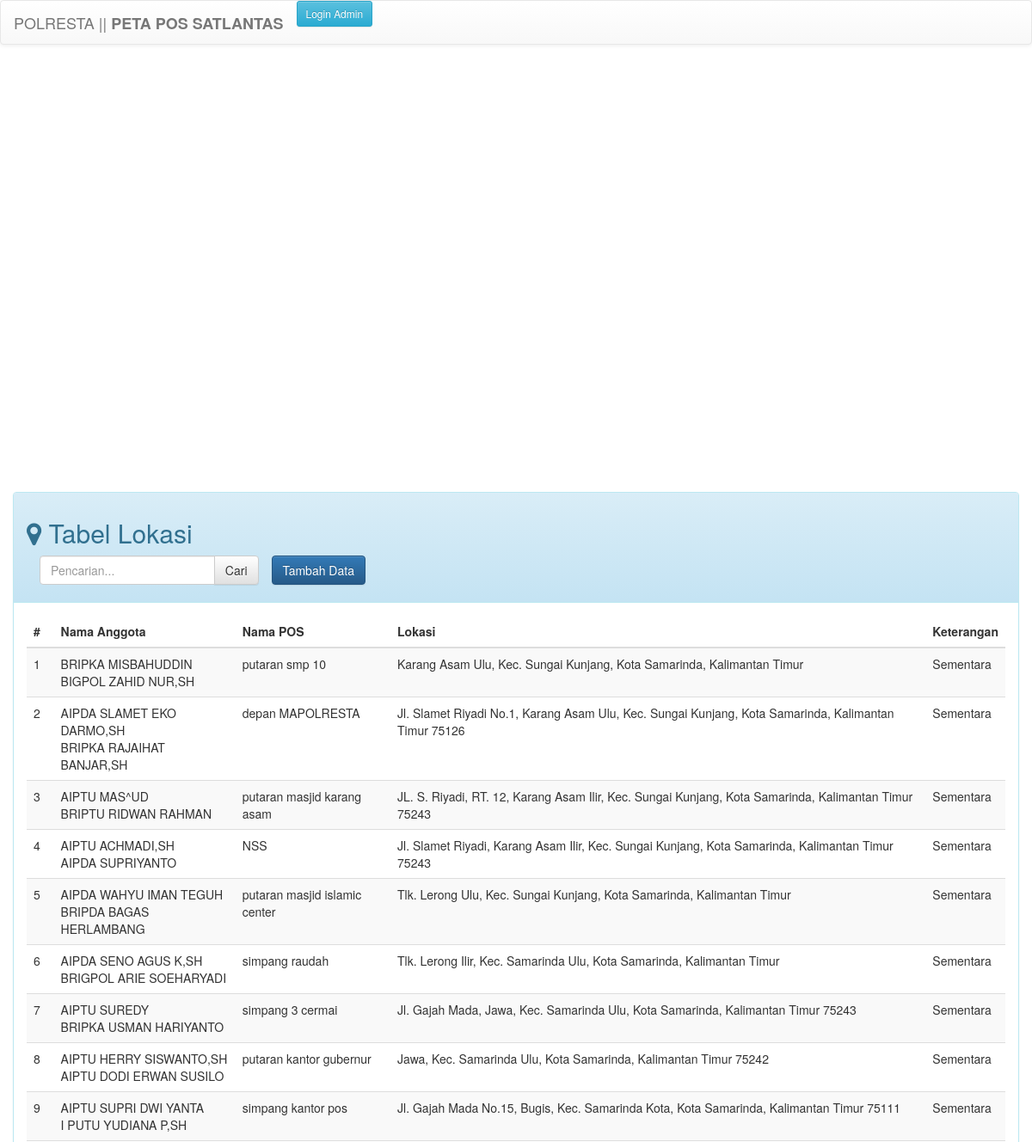
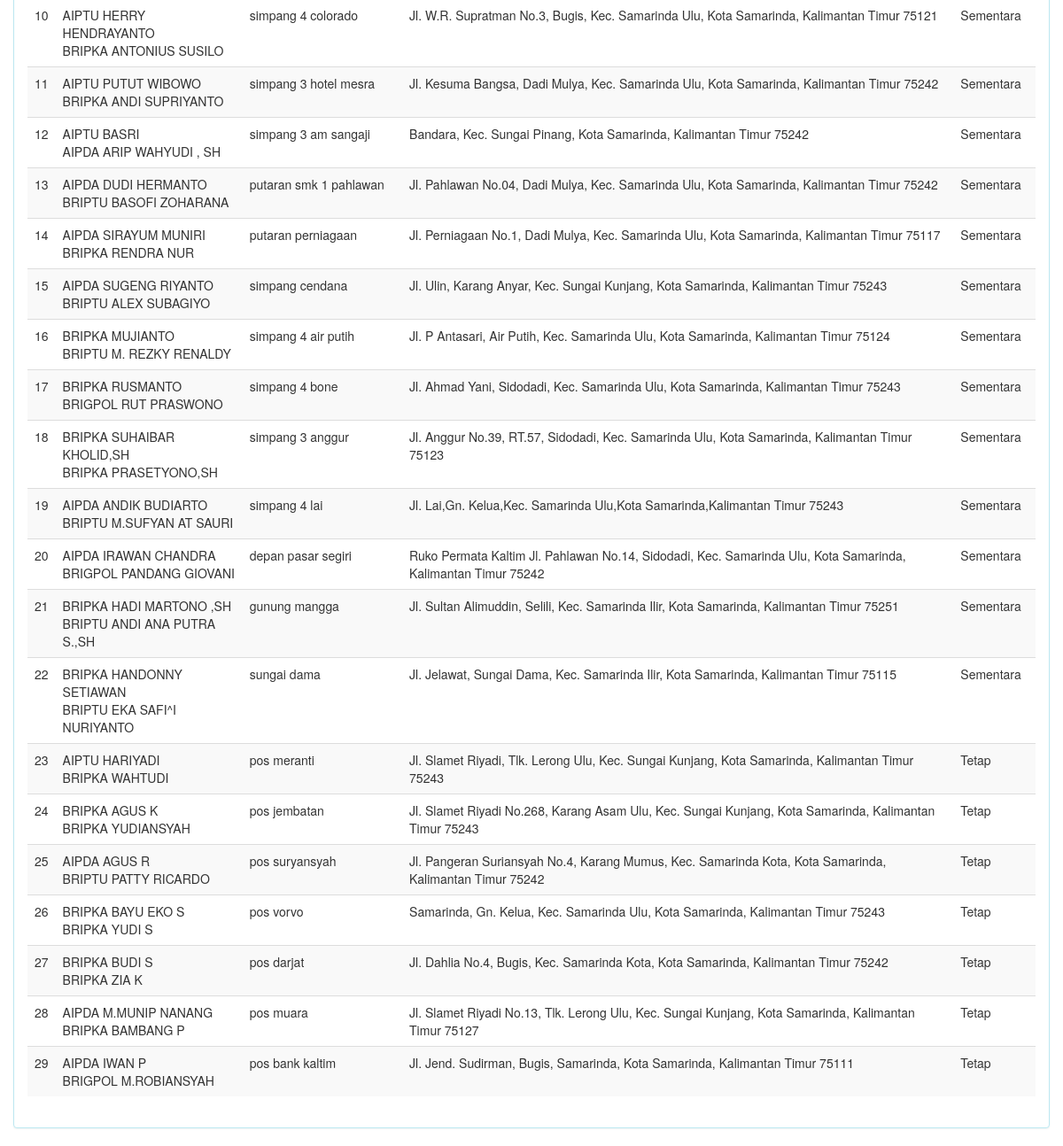
The page / on the database its author committed (2 pictures, top to bottom).
### tables this page shows
CREATE TABLE `tbl_pol` (
  `id` int(25) NOT NULL,
  `nama1` varchar(100) NOT NULL,
  `nama2` varchar(100) NOT NULL,
  `nama3` varchar(100) NOT NULL,
  `lat` varchar(30) NOT NULL,
  `lng` varchar(30) NOT NULL,
  `lokasi` text NOT NULL,
  `keterangan` varchar(100) NOT NULL
);

### index.php (called while the page is built)
<?php
include_once "koneksi.php";
include_once "halaman_utama.php";
?>

### halaman_utama.php (the view, shortened to what this page needs)
<?php
include_once "koneksi.php";
$tampil = mysqli_query($conn, "SELECT*FROM tbl_pol");
?>
<!DOCTYPE html>
<html lang="en">
<head>
  <link rel="stylesheet" href="https://maxcdn.bootstrapcdn.com/bootstrap/3.3.7/css/bootstrap.min.css">
  <link rel="stylesheet" href="https://maxcdn.bootstrapcdn.com/bootstrap/3.3.7/css/bootstrap-theme.min.css">
  <link rel="stylesheet" href="https://cdnjs.cloudflare.com/ajax/libs/font-awesome/4.7.0/css/font-awesome.min.css">
  <link rel="stylesheet" href="custom.css">
</head>
<body>
  <nav class="navbar navbar-default">
    <div class="container-fluid">
      <div class="navbar-header">
        <a class="navbar-brand" href="#">POLRESTA ||<b> PETA POS SATLANTAS</b></a>
        <a class="btn btn-info btn-sm" href="login.php">Login Admin</a>
      </div>
      <div class="collapse navbar-collapse" id="myNavbar">
      </div>
    </div>
  </nav>
  <div class="container-fluid">
    <div class="row">
      <div class="col-md-12">
        <div id="map" style="height:500px;"></div>
      </div>
      <div class="col-md-12">
        <div class="panel panel-info">
          <div class="panel-heading">
            <h2><i class="fa fa-map-marker"></i> Tabel Lokasi</h2>
            <form action="" method="POST">
              <div class="col-lg-3">
                <div class="input-group">
                  <input type="text" class="form-control" placeholder="Pencarian..." name="keyword" autofocus autocomplete="off">
                  <span class="input-group-btn">
                    <button class="btn btn-default" type="submit" name="cari">Cari</button>
                  </span>
                </div>
              </div>
            </form>
            <h5><a class="btn btn-primary" data-target='#modal-add' data-toggle='modal'>Tambah Data</a></h5>
          </div>
          <div class="panel-body">
            <div class="table-responsive">
              <table class="table table-striped">
                <thead>
                  <tr>
                    <th>#</th>
                    <th>Nama Anggota </th>
                    <th>Nama POS</th>
                    <th>Lokasi</th>
                    <th>Keterangan</th>
                  </tr>
                </thead>
                <tbody>
                  <?php $i = 1; ?>
                  <?php foreach ($tampil as $row) : ?>
                    <tr>
                      <td><?= $i; ?></td>
                      <td><?php echo ($row['nama1']); ?> <br> <?php echo ($row['nama2']); ?></td>
                      <td><?php echo ($row['nama3']); ?></td>
                      <td><?php echo ($row['lokasi']); ?></td>
                      <td><?php echo ($row['keterangan']); ?></td>
                    </tr>
                    <?php $i++; ?>
                  <?php endforeach; ?>
                </tbody>
              </table>
            </div>
          </div>
        </div>
      </div>
    </div>
  </div>
</body>
</html>

### Pos/custom.css (style rules this page uses)
#map { width: 100%; height: 400px; }

### rows shown on the page
tbl_pol: nama1 "BRIPKA MISBAHUDDIN", nama2 "BIGPOL ZAHID NUR,SH", nama3 "putaran smp 10", lokasi "Karang Asam Ulu, Kec. Sungai Kunjang, Kota Samarinda, Kalimantan Timur", keterangan "Sementara"
tbl_pol: nama1 "AIPDA SLAMET EKO DARMO,SH", nama2 "BRIPKA RAJAIHAT BANJAR,SH", nama3 "depan MAPOLRESTA", lokasi "Jl. Slamet Riyadi No.1, Karang Asam Ulu, Kec. Sungai Kunjang, Kota Samarinda, Kalimantan Timur 75126", keterangan "Sementara"
tbl_pol: nama1 "AIPTU MAS^UD", nama2 "BRIPTU RIDWAN RAHMAN", nama3 "putaran masjid karang asam", lokasi "JL. S. Riyadi, RT. 12, Karang Asam Ilir, Kec. Sungai Kunjang, Kota Samarinda, Kalimantan Timur 75243", keterangan "Sementara"
tbl_pol: nama1 "AIPTU ACHMADI,SH", nama2 "AIPDA SUPRIYANTO", nama3 "NSS", lokasi "Jl. Slamet Riyadi, Karang Asam Ilir, Kec. Sungai Kunjang, Kota Samarinda, Kalimantan Timur 75243", keterangan "Sementara"
tbl_pol: nama1 "AIPDA WAHYU IMAN TEGUH", nama2 "BRIPDA BAGAS HERLAMBANG", nama3 "putaran masjid islamic center", lokasi "Tlk. Lerong Ulu, Kec. Sungai Kunjang, Kota Samarinda, Kalimantan Timur", keterangan "Sementara"
tbl_pol: nama1 "AIPDA SENO AGUS K,SH", nama2 "BRIGPOL ARIE SOEHARYADI", nama3 "simpang raudah", lokasi "Tlk. Lerong Ilir, Kec. Samarinda Ulu, Kota Samarinda, Kalimantan Timur", keterangan "Sementara"
tbl_pol: nama1 "AIPTU SUREDY", nama2 "BRIPKA USMAN HARIYANTO", nama3 "simpang 3 cermai", lokasi "Jl. Gajah Mada, Jawa, Kec. Samarinda Ulu, Kota Samarinda, Kalimantan Timur 75243", keterangan "Sementara"
tbl_pol: nama1 "AIPTU HERRY SISWANTO,SH", nama2 "AIPTU DODI ERWAN SUSILO", nama3 "putaran kantor gubernur", lokasi "Jawa, Kec. Samarinda Ulu, Kota Samarinda, Kalimantan Timur 75242", keterangan "Sementara"
tbl_pol: nama1 "AIPTU SUPRI DWI YANTA", nama2 "I PUTU YUDIANA P,SH", nama3 "simpang kantor pos", lokasi "Jl. Gajah Mada No.15, Bugis, Kec. Samarinda Kota, Kota Samarinda, Kalimantan Timur 75111", keterangan "Sementara"
tbl_pol: nama1 "AIPTU HERRY HENDRAYANTO", nama2 "BRIPKA ANTONIUS SUSILO", nama3 "simpang 4 colorado", lokasi "Jl. W.R. Supratman No.3, Bugis, Kec. Samarinda Ulu, Kota Samarinda, Kalimantan Timur 75121", keterangan "Sementara"
tbl_pol: nama1 "AIPTU PUTUT WIBOWO", nama2 "BRIPKA ANDI SUPRIYANTO", nama3 "simpang 3 hotel mesra", lokasi "Jl. Kesuma Bangsa, Dadi Mulya, Kec. Samarinda Ulu, Kota Samarinda, Kalimantan Timur 75242", keterangan "Sementara"
tbl_pol: nama1 "AIPTU BASRI", nama2 "AIPDA ARIP WAHYUDI , SH", nama3 "simpang 3 am sangaji", lokasi "Bandara, Kec. Sungai Pinang, Kota Samarinda, Kalimantan Timur 75242", keterangan "Sementara"
tbl_pol: nama1 "AIPDA DUDI HERMANTO", nama2 "BRIPTU BASOFI ZOHARANA", nama3 "putaran smk 1 pahlawan", lokasi "Jl. Pahlawan No.04, Dadi Mulya, Kec. Samarinda Ulu, Kota Samarinda, Kalimantan Timur 75242", keterangan "Sementara"
tbl_pol: nama1 "AIPDA SIRAYUM MUNIRI", nama2 "BRIPKA RENDRA NUR", nama3 "putaran perniagaan", lokasi "Jl. Perniagaan No.1, Dadi Mulya, Kec. Samarinda Ulu, Kota Samarinda, Kalimantan Timur 75117", keterangan "Sementara"
tbl_pol: nama1 "AIPDA SUGENG RIYANTO", nama2 "BRIPTU ALEX SUBAGIYO", nama3 "simpang cendana", lokasi "Jl. Ulin, Karang Anyar, Kec. Sungai Kunjang, Kota Samarinda, Kalimantan Timur 75243", keterangan "Sementara"
tbl_pol: nama1 "BRIPKA MUJIANTO", nama2 "BRIPTU M. REZKY RENALDY", nama3 "simpang 4 air putih", lokasi "Jl. P Antasari, Air Putih, Kec. Samarinda Ulu, Kota Samarinda, Kalimantan Timur 75124", keterangan "Sementara"
tbl_pol: nama1 "BRIPKA RUSMANTO", nama2 "BRIGPOL RUT PRASWONO", nama3 "simpang 4 bone", lokasi "Jl. Ahmad Yani, Sidodadi, Kec. Samarinda Ulu, Kota Samarinda, Kalimantan Timur 75243", keterangan "Sementara"
tbl_pol: nama1 "BRIPKA SUHAIBAR KHOLID,SH", nama2 "BRIPKA PRASETYONO,SH", nama3 "simpang 3 anggur", lokasi "Jl. Anggur No.39, RT.57, Sidodadi, Kec. Samarinda Ulu, Kota Samarinda, Kalimantan Timur 75123", keterangan "Sementara"
tbl_pol: nama1 "AIPDA ANDIK BUDIARTO", nama2 "BRIPTU M.SUFYAN AT SAURI", nama3 "simpang 4 lai", lokasi "Jl. Lai,Gn. Kelua,Kec. Samarinda Ulu,Kota Samarinda,Kalimantan Timur 75243", keterangan "Sementara"
tbl_pol: nama1 "AIPDA IRAWAN CHANDRA", nama2 "BRIGPOL PANDANG GIOVANI", nama3 "depan pasar segiri", lokasi "Ruko Permata Kaltim Jl. Pahlawan No.14, Sidodadi, Kec. Samarinda Ulu, Kota Samarinda, Kalimantan Timur 75242", keterangan "Sementara"
tbl_pol: nama1 "BRIPKA HADI MARTONO ,SH", nama2 "BRIPTU ANDI ANA PUTRA S.,SH", nama3 "gunung mangga", lokasi "Jl. Sultan Alimuddin, Selili, Kec. Samarinda Ilir, Kota Samarinda, Kalimantan Timur 75251", keterangan "Sementara"
tbl_pol: nama1 "BRIPKA HANDONNY SETIAWAN", nama2 "BRIPTU EKA SAFI^I NURIYANTO", nama3 "sungai dama", lokasi "Jl. Jelawat, Sungai Dama, Kec. Samarinda Ilir, Kota Samarinda, Kalimantan Timur 75115", keterangan "Sementara"
tbl_pol: nama1 "AIPTU HARIYADI", nama2 "BRIPKA WAHTUDI", nama3 "pos meranti", lokasi "Jl. Slamet Riyadi, Tlk. Lerong Ulu, Kec. Sungai Kunjang, Kota Samarinda, Kalimantan Timur 75243", keterangan "Tetap"
tbl_pol: nama1 "BRIPKA AGUS K", nama2 "BRIPKA YUDIANSYAH", nama3 "pos jembatan", lokasi "Jl. Slamet Riyadi No.268, Karang Asam Ulu, Kec. Sungai Kunjang, Kota Samarinda, Kalimantan Timur 75243", keterangan "Tetap"
tbl_pol: nama1 "AIPDA AGUS R", nama2 "BRIPTU PATTY RICARDO", nama3 "pos suryansyah", lokasi "Jl. Pangeran Suriansyah No.4, Karang Mumus, Kec. Samarinda Kota, Kota Samarinda, Kalimantan Timur 75242", keterangan "Tetap"
tbl_pol: nama1 "BRIPKA BAYU EKO S", nama2 "BRIPKA YUDI S", nama3 "pos vorvo", lokasi "Samarinda, Gn. Kelua, Kec. Samarinda Ulu, Kota Samarinda, Kalimantan Timur 75243", keterangan "Tetap"
tbl_pol: nama1 "BRIPKA BUDI S", nama2 "BRIPKA ZIA K", nama3 "pos darjat", lokasi "Jl. Dahlia No.4, Bugis, Kec. Samarinda Kota, Kota Samarinda, Kalimantan Timur 75242", keterangan "Tetap"
tbl_pol: nama1 "AIPDA M.MUNIP NANANG", nama2 "BRIPKA BAMBANG P", nama3 "pos muara", lokasi "Jl. Slamet Riyadi No.13, Tlk. Lerong Ulu, Kec. Sungai Kunjang, Kota Samarinda, Kalimantan Timur 75127", keterangan "Tetap"
tbl_pol: nama1 "AIPDA IWAN P", nama2 "BRIGPOL M.ROBIANSYAH", nama3 "pos bank kaltim", lokasi "Jl. Jend. Sudirman, Bugis, Samarinda, Kota Samarinda, Kalimantan Timur 75111", keterangan "Tetap"
